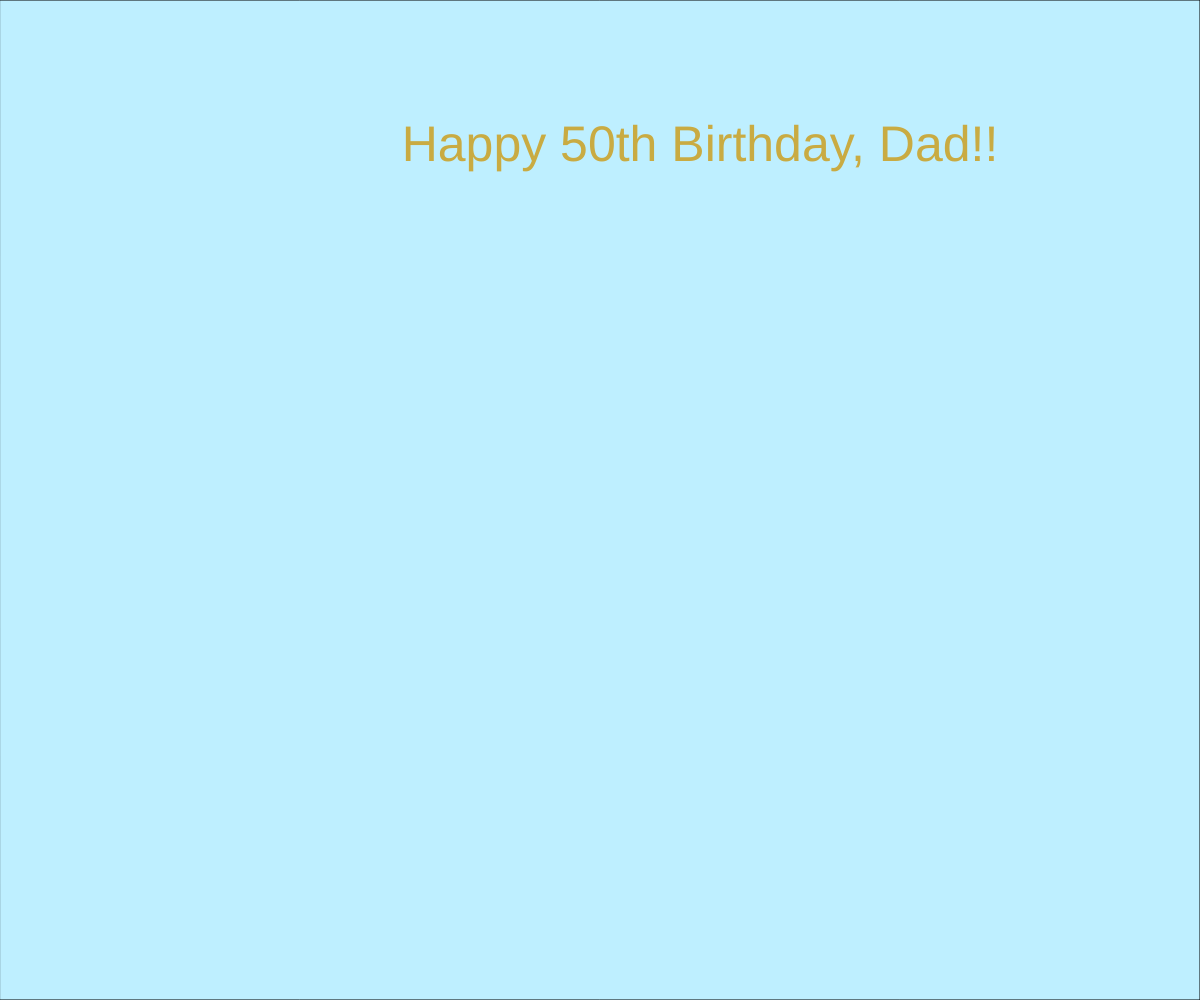
Frame 1 (no input)
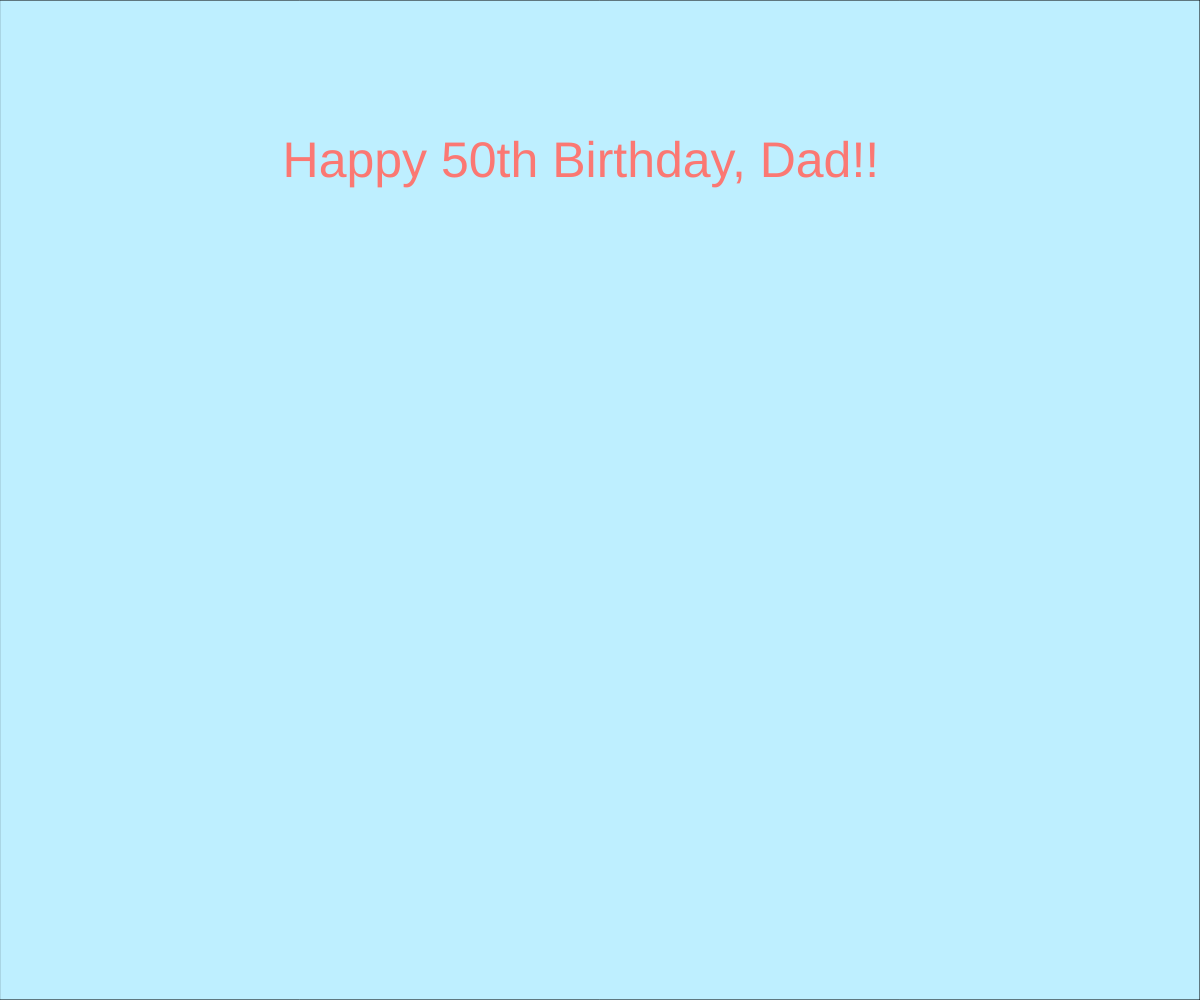
Frame 60 (no input)
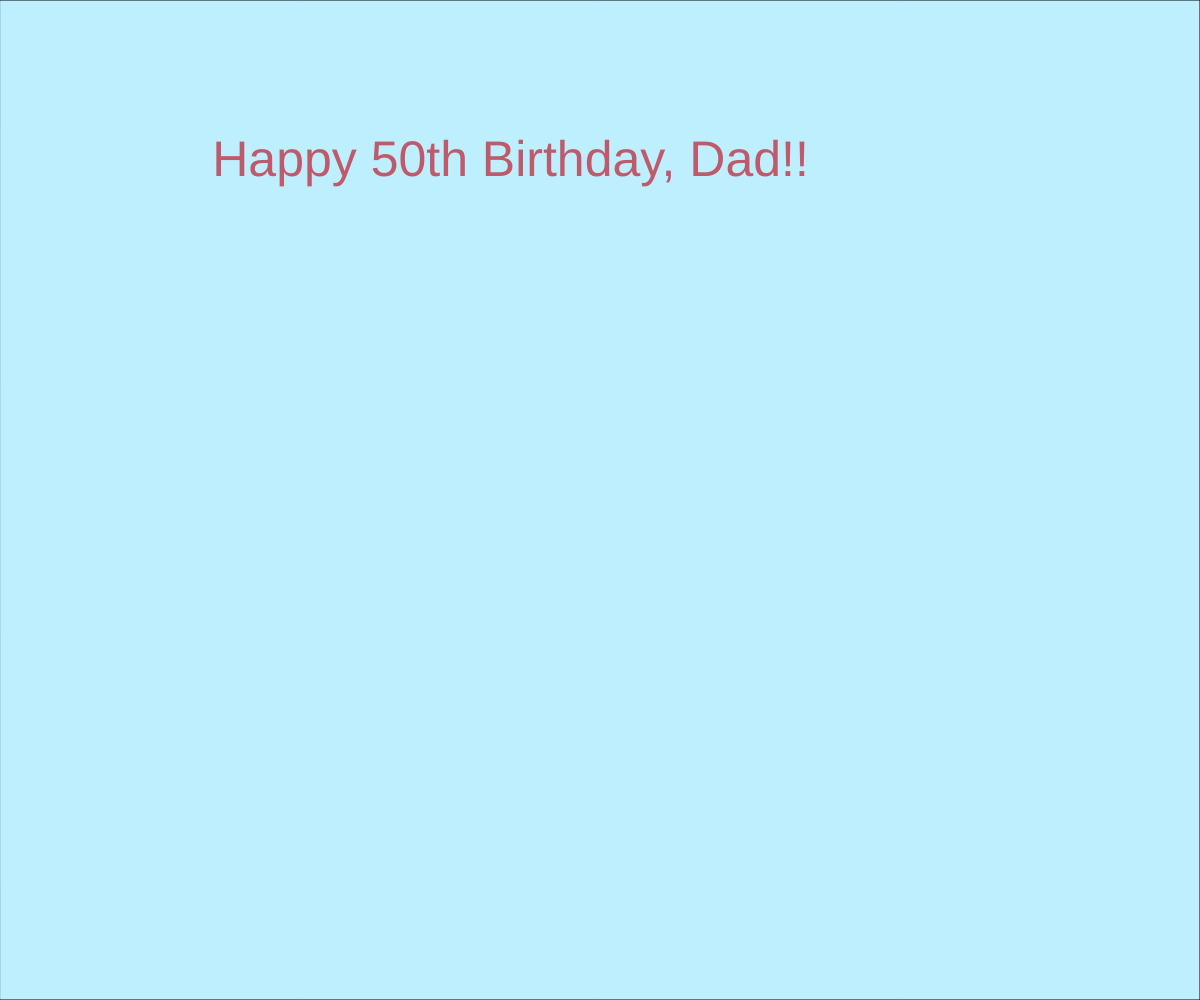
Frame 120 (the mouse pressed at the canvas centre since frame 60)

The p5.js sketch that drew these frames (run headless with seeded random() and noise() and a simulated clock; from frame 60 on, the mouse is pressed at the canvas centre):

// p5.js sketch
// ── sketch.js
window.addEventListener("keydown", function (e) {
  if (e.keyCode === 32 && e.target == document.body) {
    e.preventDefault();
  }
});

window.addEventListener("keydown", function (e) {
  if (e.keyCode === 222 && e.target == document.body) {
    e.preventDefault();
  }
});

var t = 0;
var rot_t = 0;
var full_text = "Happy 50th Birthday, Dad!!";
var userHasTyped = false;
var c = 200;
var incColor = true;
var halfWidth;
var halfHeight;

var minFontSize = 10;
var maxFontSize = 100;

var fontSize = minFontSize;

var circles = [];
var adjectives = ["cool", "nice", "funny", "athletic", "risk-taker", "epic", "awesome", "handsome", "cute", "loving", "caring", "thoughtful", "curious"];

function setup() {
  createCanvas(windowWidth, windowHeight);
  halfWidth = width / 2;
  halfHeight = height / 2;
  textSize(fontSize);
  fill(190, 239, 255);

  rect(0, 0, width, height);
  // colorMode(HSB);
  translate(width / 4, height / 4);
}

function draw() {
  fill(190, 239, 255);
  rect(0, 0, width, height);
  t += 0.005;
  if (fontSize >= minFontSize) {
    fontSize -= 2 * (fontSize / maxFontSize);
  }
  // circle(0, 0, 20);
  for (let i = 0; i < circles.length; i++) {
    // console.log(circles[i]);
    // colorMode(HSB, 100);
    fill(
      circles[i]["red"] + noise(t + 100 * i) * 100,
      circles[i]["green"] + noise(t + 100 * i) * 100,
      circles[i]["blue"] + noise(t + 100 * i) * 100
    );
    // colorMode(RGB, 100);
    if (circles[i]["circle"]) {
      circle(
        circles[i]["xCoord"] + noise(t + 100 * i) * 100,
        circles[i]["yCoord"] + noise(t + 200 * i) * 100,
        circles[i]["radius"] + noise(t + 300 * i) * 100
      );
    } else {
      rect(
        circles[i]["xCoord"] + noise(t + 100 * i) * 100,
        circles[i]["yCoord"] + noise(t + 200 * i) * 100,
        circles[i]["radius"] + noise(t + 300 * i) * 100,
        circles[i]["radius"] + noise(t + 300 * i) * 100,
        10
      );
    }
    fill(0);
    text(circles[i]["word"], circles[i]["xCoord"] + noise(t + 100 * i) * 100 - 50,
    circles[i]["yCoord"] + noise(t + 200 * i) * 100);
  }
  writeText();
  // for (cir in circles) {
  //   console.log(Object.keys(cir));
  // }
}

function keyPressed() {
  if (keyCode === ENTER) {
    t += 30;
    if (incColor) {
      c += 10;
    } else {
      c -= 10;
    }
    addCircle();
  }
}

function mouseClicked() {

    t += 30;
    if (incColor) {
      c += 10;
    } else {
      c -= 10;
    }
    addCircle();
}

function addCircle() {
  var x = noise(t + 100) * width * 1.5 - 200;
  var y = noise(t + 200) * height * 1.5 - 200;
  var r = noise(t + 300) * 100;

  var red = noise(t + 10) * 255;
  var green = noise(t + 20) * 255;
  var blue = noise(t + 30) * 255;

  circles.push({
    xCoord: x,
    yCoord: y,
    radius: r,
    red: red,
    green: green,
    blue: blue,
    circle: Math.random() > 0.5,
    word: adjectives[Math.floor(Math.random()*adjectives.length)]
  });
  console.log(circles);
}

function writeText() {
  if (incColor) {
    if (c >= 255) {
      incColor = false;
    } else {
      c++;
    }
  } else {
    if (c < 150) {
      incColor = true;
    } else {
      c--;
    }
  }

  var x = noise(t) * halfWidth;
  var y = noise(t + 100) * halfHeight;

  fill(c, noise(t) * 255, noise(t + 20) * 255);
  textSize(50);
  text(full_text, x, y, width, height);
}

function windowResized() {
  resizeCanvas(windowWidth, windowHeight);
}
